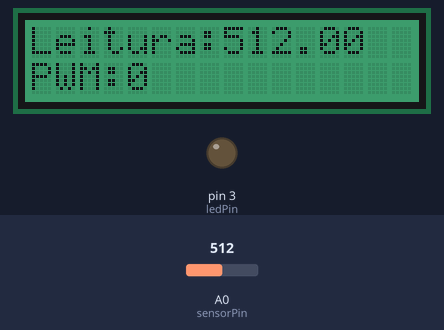
A sketch run on a simulated Arduino Uno, built with avr-gcc and run on an emulated ATmega328P. Parts: 16×2 character LCD, output pins drawn as LEDs (lit = HIGH). The inputs (shaded band) are chosen by the test bench; at power-on: A0 (sensorPin) = 512. What the sketch prints to the serial monitor is not drawn.

Above: at 2.2 s.
2.3 s: A0 (sensorPin) set to 424
At 2.8 s:
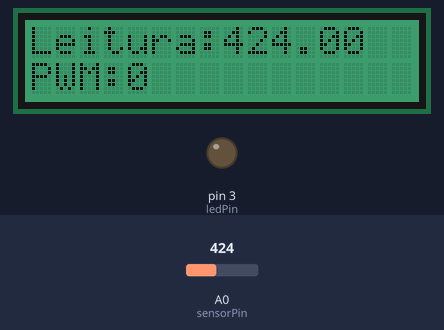
3.8 s: A0 (sensorPin) set to 394
At 4.9 s:
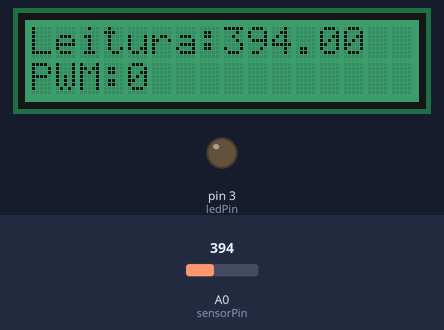
5.3 s: A0 (sensorPin) set to 90
At 6.4 s:
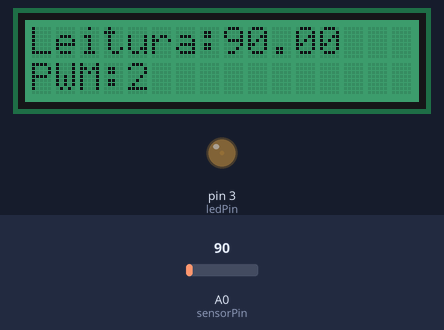
8.3 s: A0 (sensorPin) set to 0
At 8.47 s:
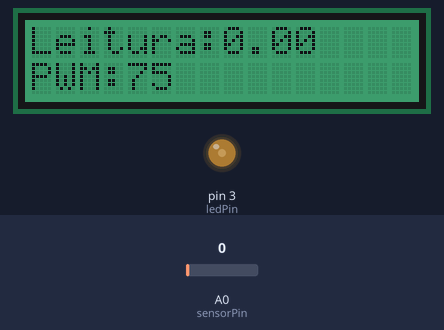
Timing chart, 0 to 50.3 s (numbered marks = the images above; inputs shaded):
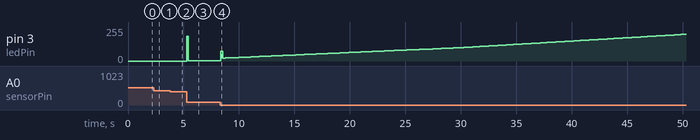

Measured:
- after the input at 2.3 s, the display: changes after 0.07 s (image 1)
- after the input at 3.8 s, the display: changes at once (image 2)
- after the input at 5.3 s, pin 3 (ledPin): 0/255 → 184/255 at once, → 2/255 0.10 s later, → 3/255 2.5 s later; the display: first changes at once (image 3 shows a later state)
- what the display in image 3 shows lasts 2.6 s, from 5.4 s to 8.0 s

The sketch:

pid-v2.ino
```cpp
#include <Wire.h>
#include <PID_v1.h>
#include "rgb_lcd.h"

const int sensorPin = A0;
const int ledPin = 3;

float Kp = 0.2;
float Ki = 0.05;
float Kd = 0.06;

double target = 100;

float erroAnterior = 0;
float integral = 0;
double saida;
double leitura;

PID pid(&leitura, &saida, &target, Kp, Ki, Kd, DIRECT);
rgb_lcd lcd;

void setup() {
  pinMode(ledPin, OUTPUT);
  Serial.begin(9600);
  pid.SetMode(AUTOMATIC);

  lcd.begin(16, 2);
  lcd.setRGB(0, 128, 64); // Escolha uma cor para o backlight
  lcd.print("Iniciando...");
  delay(1000);
  lcd.clear();
}

void loop() {
  leitura = analogRead(sensorPin);
  pid.Compute();
  int pwm = constrain((int)saida, 0, 255);
  analogWrite(ledPin, pwm);

  // Exibição no display LCD
  lcd.setCursor(0, 0);
  lcd.print("Leitura:");
  lcd.print(leitura);
  lcd.print("   "); // Espaço para limpar caracteres extras

  lcd.setCursor(0, 1);
  lcd.print("PWM:");
  lcd.print(pwm);
  lcd.print("        "); // Espaço extra para garantir limpeza

  // Debug serial
  Serial.print("Sensor: ");
  Serial.print(leitura);
  Serial.print(" | PWM: ");
  Serial.println(pwm);
  delay(20);
}
```
